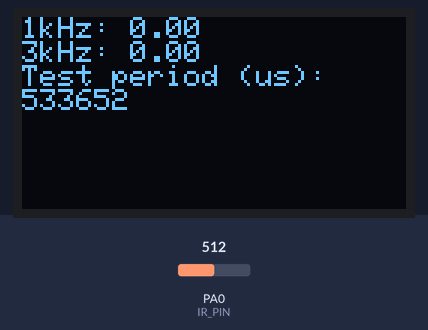
Simulated run of this program. Board: STM32 Blue Pill. Parts: 128×64 one-colour display. Inputs (shaded band) come from the test bench; at power-on: PA0 (IR_PIN) = 512.

Above: at 1.2 s.
1.3 s: PA0 (IR_PIN) set to 716
At 2.1 s:
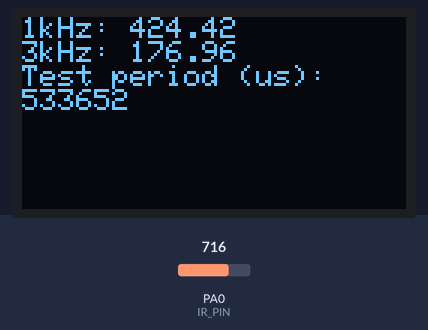
3.7 s: PA0 (IR_PIN) set to 900
At 4.3 s:
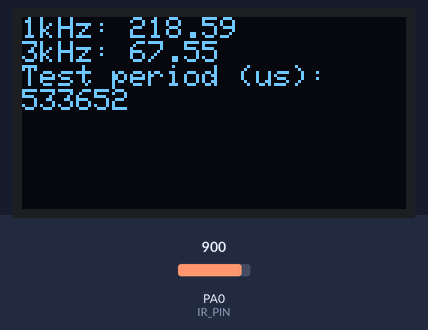
6.0 s: PA0 (IR_PIN) set to 1023
At 6.6 s:
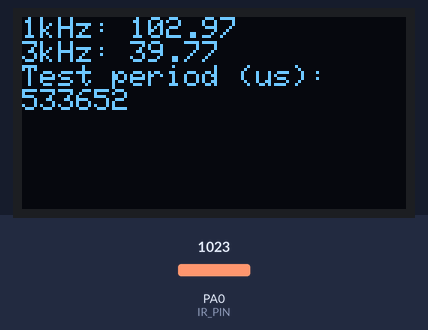
Timing chart, 0 to 9.0 s (numbered marks = the images above; inputs shaded):
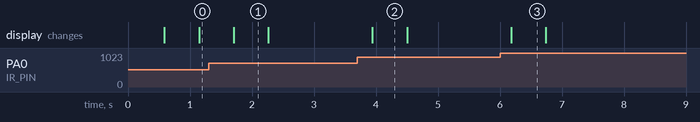

The program:

main.cpp
```cpp
#include <Arduino.h>
#include <Adafruit_SSD1306.h>

#define IR_PIN PA0
#define TEST_PERIOD_S 0.05
#define SAMPLE_FREQUENCY_HZ (10000.0)
#define SAMPLE_PERIOD_S (1 / SAMPLE_FREQUENCY_HZ)
#define NUM_SAMPLES int(TEST_PERIOD_S / SAMPLE_PERIOD_S)

#define _1_KHZ_PERIOD_S (1.0 / 1000)
#define _3_KHZ_PERIOD_S (1.0 / 3000)

#define SCREEN_WIDTH 128 // OLED display width, in pixels
#define SCREEN_HEIGHT 64 // OLED display height, in pixels
#define OLED_RESET 	-1 // This display does not have a reset pin accessible
Adafruit_SSD1306 display_handler(SCREEN_WIDTH, SCREEN_HEIGHT, &Wire, OLED_RESET);

unsigned long initialPollTime;
unsigned long prev;

float _1kHzReference[NUM_SAMPLES];
float _3kHzReference[NUM_SAMPLES];
float reading[NUM_SAMPLES];
int samplesTaken = 0;

float crossCorrelate(float reading[], float reference[]);
float arrayAvg(float array[], int length);
void centerArray(float array[], int length);
void display(String s);

void setup() {
  pinMode(IR_PIN, INPUT);
  initialPollTime = micros();
  // Set up display
  display_handler.begin(SSD1306_SWITCHCAPVCC, 0x3C);
  display_handler.setTextSize(1);
  display_handler.setTextColor(SSD1306_WHITE);
  // Create 1kHz and 3kHz reference signals
  for (int i = 0; i < NUM_SAMPLES; i++) {
    _1kHzReference[i] = sin(2 * PI * i * SAMPLE_PERIOD_S / _1_KHZ_PERIOD_S);
    _3kHzReference[i] = sin(2 * PI * i * SAMPLE_PERIOD_S / _3_KHZ_PERIOD_S);
  }
}

void loop() {
  if (samplesTaken == NUM_SAMPLES) {
    long timeTaken = micros() - prev;
    centerArray(reading, NUM_SAMPLES);
    float max1kHz = crossCorrelate(reading, _1kHzReference);
    float max3kHz = crossCorrelate(reading, _3kHzReference);
    display("1kHz: " + String(max1kHz) + "\n3kHz: " + String(max3kHz) + "\nTest period (us): \n" + String(timeTaken));
    initialPollTime = micros();
    samplesTaken = 0;
    prev = micros();
  } else if ((micros() - initialPollTime) / 1e6 >= SAMPLE_PERIOD_S * (samplesTaken + 1)) {
    reading[samplesTaken++] = analogRead(IR_PIN);
  }
}

float crossCorrelate(float reading[], float reference[]) {
  float res = -1e9;
  for (int shift = 0; shift < NUM_SAMPLES; shift++) {
    float sum = 0;
    for (int i = 0; i < NUM_SAMPLES; i++) {
      if (i + shift >= 0 && i + shift < NUM_SAMPLES) {
        sum += reading[i] * reference[i + shift];
      }
    }
    res = max(res, sum);
  }
  return res;
}

void display(String s) {
  display_handler.clearDisplay();
  display_handler.setCursor(0,0);
  display_handler.println(s);
  display_handler.display();
}

void centerArray(float array[], int length) {
  float avg = arrayAvg(array, length);
  for (int i = 0; i < length; i++) {
    array[i] -= avg;
  }
}

float arrayAvg(float array[], int length) {
  float sum = 0;
  for (int i = 0; i < length; i++) {
    sum += array[i];
  }
  return sum / length;
}
```

Measured:
- after the input at 1.3 s, the display: changes after 0.40 s (image 1)
- after the input at 3.7 s, the display: changes after 0.24 s (image 2)
- after the input at 6.0 s, the display: changes after 0.18 s (image 3)
- what the display in image 1 shows lasts 0.6 s, from 1.7 s to 2.3 s
